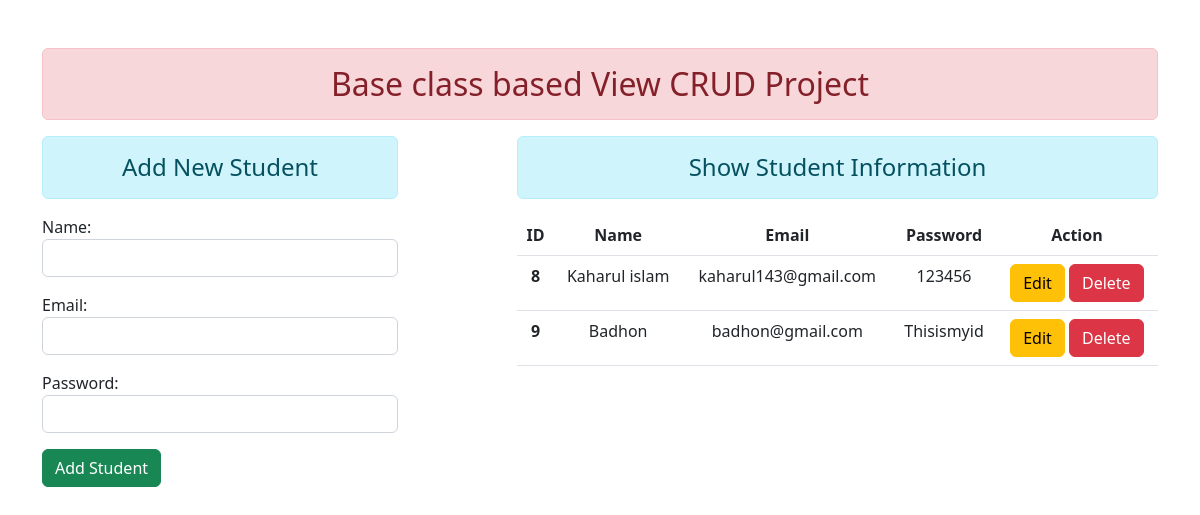
Before: / with the older database file.
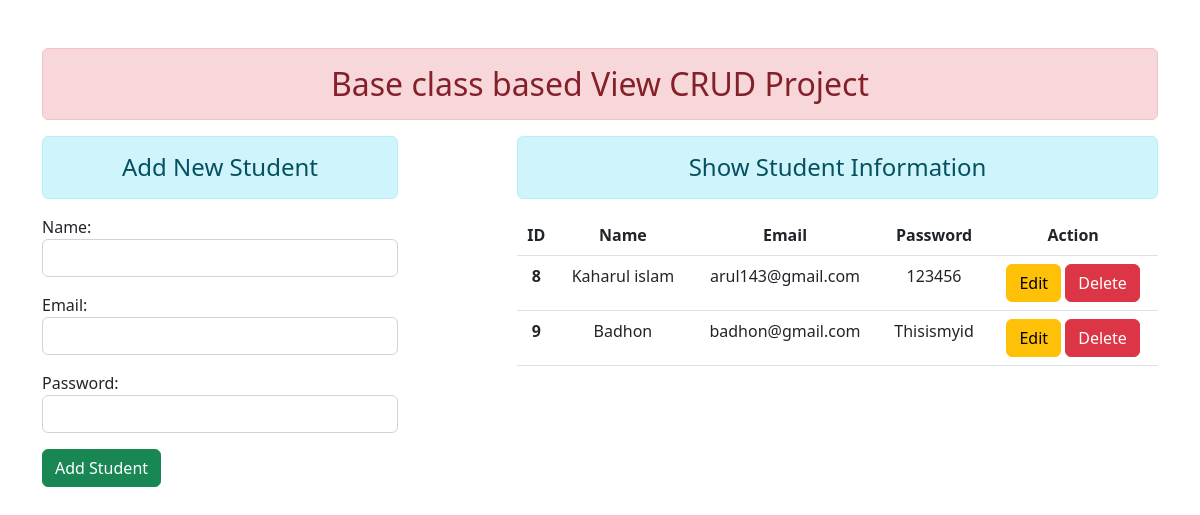
After: the same page with the newer database file.
### enroll/models.py (models this page shows)
class User(models.Model):
    name= models.CharField(max_length=70)
    email = models.EmailField(max_length = 100)
    password = models.CharField(max_length=70)

### enroll/views.py (the view, shortened to what this page needs)
# urls.py: path("",views.AddShow.as_view(),name="addandshow"),
class AddShow(TemplateView):
    template_name = 'enroll/addandshow.html'
    def get_context_data(self,*args,**kwargs):
        context = super().get_context_data(**kwargs)
        fm = StudentRegistration()
        stud = User.objects.all()
        context = {"form":fm,"stu":stud}
        return context

### enroll/forms.py
class StudentRegistration(forms.ModelForm):
    class Meta:
        model = User
        fields = ["name","email","password"]
        widgets = {
            "name": forms.TextInput(attrs={"class":"form-control"}),
            "email": forms.EmailInput(attrs={"class":"form-control"}),
            "password": forms.PasswordInput(render_value=True,attrs={"class":"form-control"})
            }

### enroll/templates/enroll/addandshow.html (shortened to what this page needs)
{% extends 'enroll/base.html' %}
{% block content %}
<div class="row">
    <div class="col-sm-4">
        <h4 class="text-center alert alert-info">Add New Student</h4>
        <form action="" method="POST">
            {{form.as_p}}
             <input type="submit" value="Add Student" class="btn btn-success">
        </form>
    </div>
    <div class="col-sm-7 offset-1 text-center">
        <h4 class="text-center alert alert-info">Show Student Information</h4>
        {% if stu %}
        <table class="table table-hover">
            <thead>
              <tr>
                <th scope="col">ID</th>
                <th scope="col">Name</th>
                <th scope="col">Email</th>
                <th scope="col">Password</th>
                <th scope="col">Action</th>
              </tr>
            </thead>
            <tbody>
            {% for st in stu %}
              <tr>
                <th scope="row">{{st.id}}</th>
                <td>{{st.name}}</td>
                <td>{{st.email}}</td>
                <td>{{st.password}}</td>
                <td>
                    <a href="{% url 'updatedata' st.id %}" class="btn btn-warning">Edit</a>
                    <form action="{% url 'deletedata' st.id %}" method="POST" class="d-inline">
                        <input type="submit" value="Delete" class="btn btn-danger">
                    </form>
                </td>
              </tr>
            {% endfor %}
            </tbody>
          </table>
        {% else %}
        <h4 class="text-center alert alert-warning">Sorry, No records Available</h4>
        {% endif %}
    </div>
</div>
{% endblock content %}

Changed rows visible on the page:
changed User "Kaharul islam": email "kaharul143@gmail.com" → "arul143@gmail.com"
